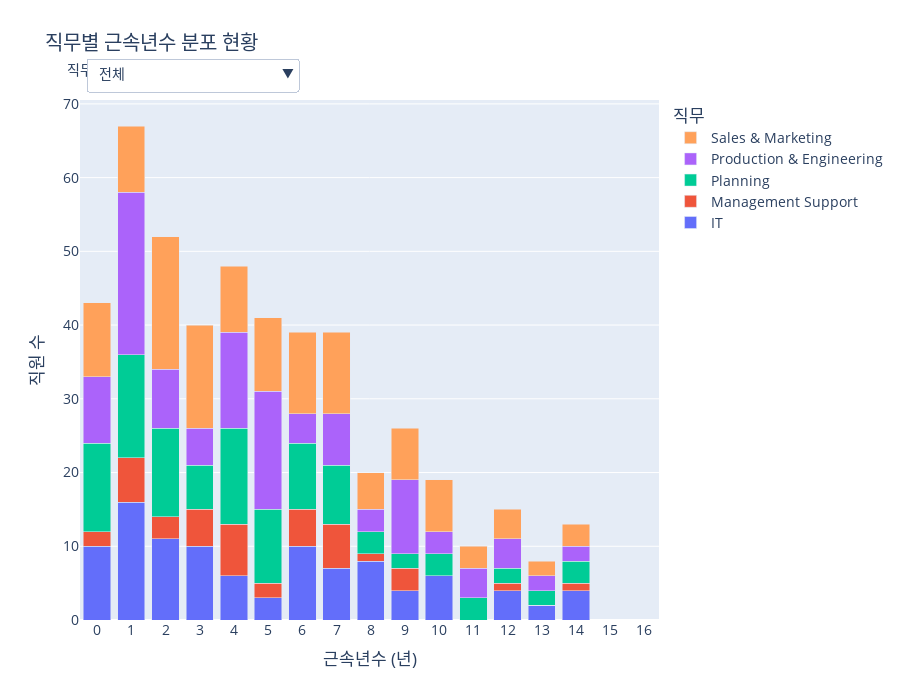

Notebook source saved alongside this figure:
### Code cell
import pandas as pd
import numpy as np
import plotly.graph_objects as go
import plotly.io as pio
import plotly.express as px

# --- 1. 데이터 임포트 ---
from services.tables.HR_Core.basic_info_table import emp_df
from services.tables.HR_Core.department_info_table import department_info_df
from services.tables.HR_Core.job_info_table import job_info_df
from services.tables.HR_Core.job_table import job_df, job_df_indexed, parent_map_job, job_l1_order, job_l2_order
from services.helpers.utils import get_level1_ancestor, get_level2_ancestor

def create_figure():
    """
    제안 4-2: 직무별 경험 자산 현황 그래프를 생성합니다.
    """
    # --- 2. 데이터 준비 및 가공 ---
    current_emps_df = emp_df[emp_df['CURRENT_EMP_YN'] == 'Y'].copy()
    current_emps_df['TENURE_YEARS'] = current_emps_df['DURATION'] / 365.25

    # 현재 직무 정보 추가
    current_job = job_info_df[job_info_df['JOB_APP_END_DATE'].isnull()][['EMP_ID', 'JOB_ID']]
    analysis_df = pd.merge(current_emps_df, current_job, on='EMP_ID', how='left')
    
    job_name_map = job_df.set_index('JOB_ID')['JOB_NAME'].to_dict()
    analysis_df['JOB_L1_NAME'] = analysis_df['JOB_ID'].apply(lambda x: job_name_map.get(get_level1_ancestor(x, job_df_indexed, parent_map_job)))
    analysis_df['JOB_L2_NAME'] = analysis_df['JOB_ID'].apply(lambda x: job_name_map.get(get_level2_ancestor(x, job_df_indexed, parent_map_job)))
    
    analysis_df = analysis_df.dropna(subset=['JOB_L1_NAME', 'JOB_L2_NAME', 'TENURE_YEARS'])

    # 근속년수 구간화 및 직무별 집계
    analysis_df['TENURE_BIN'] = pd.cut(analysis_df['TENURE_YEARS'], bins=range(0, int(analysis_df['TENURE_YEARS'].max()) + 2), right=False, labels=range(0, int(analysis_df['TENURE_YEARS'].max()) + 1))
    job_l1_summary = analysis_df.groupby(['JOB_L1_NAME', 'TENURE_BIN'], observed=False).size().reset_index(name='COUNT')
    job_l2_summary = analysis_df.groupby(['JOB_L1_NAME', 'JOB_L2_NAME', 'TENURE_BIN'], observed=False).size().reset_index(name='COUNT')

    x_max = analysis_df['TENURE_YEARS'].max()
    fixed_x_range = [-0.5, x_max + 1.5]

    # --- 3. Plotly 인터랙티브 그래프 생성 ---
    fig = go.Figure()
    colors = px.colors.qualitative.Plotly

    # 1. '전체' 뷰 트레이스 추가 (Job L1별 누적)
    for i, job_l1_name in enumerate(job_l1_order):
        df_filtered = job_l1_summary[job_l1_summary['JOB_L1_NAME'] == job_l1_name]
        fig.add_trace(go.Bar(x=df_filtered['TENURE_BIN'], y=df_filtered['COUNT'], name=job_l1_name, marker_color=colors[i]))

    # 2. '상세' 뷰 트레이스 추가 (Job L2별 누적)
    job_l2_traces_map = {}
    trace_idx_counter = len(fig.data)
    for job_l1_name in job_l1_order:
        job_l1_df = job_l2_summary[job_l2_summary['JOB_L1_NAME'] == job_l1_name]
        jobs_in_l1 = [j for j in job_l2_order if j in job_l1_df['JOB_L2_NAME'].unique()]
        job_l2_traces_map[job_l1_name] = []
        for j, job_l2_name in enumerate(jobs_in_l1):
            df_filtered = job_l1_df[job_l1_df['JOB_L2_NAME'] == job_l2_name]
            fig.add_trace(go.Bar(
                x=df_filtered['TENURE_BIN'], y=df_filtered['COUNT'], name=job_l2_name,
                visible=False, marker_color=colors[j % len(colors)],
                showlegend=False
            ))
            job_l2_traces_map[job_l1_name].append(trace_idx_counter)
            trace_idx_counter += 1

    # --- 4. 드롭다운 메뉴 생성 ---
    buttons = []
    buttons.append(dict(label='전체', method='update', 
                        args=[{'visible': [True]*len(job_l1_order) + [False]*(len(fig.data)-len(job_l1_order))},
                              {'title': '전체 직무별 근속년수 분포', 'barmode': 'stack', 'showlegend': True}]))

    for job_l1_name in job_l1_order:
        visibility_mask = [False] * len(fig.data)
        for trace_idx in job_l2_traces_map.get(job_l1_name, []):
            visibility_mask[trace_idx] = True
        buttons.append(dict(label=f'{job_l1_name}', method='update', 
                            args=[{'visible': visibility_mask},
                                  {'title': f'{job_l1_name} 내 직무별 근속년수 분포', 'barmode': 'stack', 'showlegend': False}]))

    # --- 5. 레이아웃 업데이트 및 그래프 표시 ---
    fig.update_layout(
        updatemenus=[dict(
            active=0, buttons=buttons, direction="down",
            pad={"r": 10, "t": 10}, showactive=True,
            x=0.01, xanchor="left", y=1.1, yanchor="top"
        )],
        title_text='직무별 근속년수 분포 현황',
        xaxis_title='근속년수 (년)',
        yaxis_title='직원 수',
        font_size=14, height=700,
        bargap=0.2,
        barmode='stack',
        legend_title_text='직무',
        annotations=[dict(text="직무 선택:", showarrow=False, x=0, y=1.08, yref="paper", align="left")],
        xaxis_range=fixed_x_range
    )
    fig.update_xaxes(dtick=1)
    
    return fig

# 이 파일을 직접 실행할 경우 그래프를 생성하여 보여줍니다.
pio.renderers.default = 'vscode'
fig = create_figure()
fig.show()

### Figure 1 — Plotly figure (JSON) as saved in the notebook; plotly's stock layout.template omitted (floating-point values rounded to 4 significant figures)
{"data": [{"marker": {"color": "#636EFA"}, "name": "IT", "type": "bar", "x": [0, 1, 2, 3, 4, 5, 6, 7, 8, 9, 10, 11, 12, 13, 14], "y": [10, 16, 11, 10, 6, 3, 10, 7, 8, 4, 6, 0, 4, 2, 4]}, {"marker": {"color": "#EF553B"}, "name": "Management Support", "type": "bar", "x": [0, 1, 2, 3, 4, 5, 6, 7, 8, 9, 10, 11, 12, 13, 14], "y": [2, 6, 3, 5, 7, 2, 5, 6, 1, 3, 0, 0, 1, 0, 1]}, {"marker": {"color": "#00CC96"}, "name": "Planning", "type": "bar", "x": [0, 1, 2, 3, 4, 5, 6, 7, 8, 9, 10, 11, 12, 13, 14], "y": [12, 14, 12, 6, 13, 10, 9, 8, 3, 2, 3, 3, 2, 2, 3]}, {"marker": {"color": "#AB63FA"}, "name": "Production & Engineering", "type": "bar", "x": [0, 1, 2, 3, 4, 5, 6, 7, 8, 9, 10, 11, 12, 13, 14], "y": [9, 22, 8, 5, 13, 16, 4, 7, 3, 10, 3, 4, 4, 2, 2]}, {"marker": {"color": "#FFA15A"}, "name": "Sales & Marketing", "type": "bar", "x": [0, 1, 2, 3, 4, 5, 6, 7, 8, 9, 10, 11, 12, 13, 14], "y": [10, 9, 18, 14, 9, 10, 11, 11, 5, 7, 7, 3, 4, 2, 3]}, {"marker": {"color": "#636EFA"}, "name": "SW Developer", "showlegend": false, "type": "bar", "visible": false, "x": [0, 1, 2, 3, 4, 5, 6, 7, 8, 9, 10, 11, 12, 13, 14], "y": [1, 1, 1, 3, 2, 0, 2, 0, 0, 0, 0, 0, 0, 0, 0]}, {"marker": {"color": "#EF553B"}, "name": "Infrastructure", "showlegend": false, "type": "bar", "visible": false, "x": [0, 1, 2, 3, 4, 5, 6, 7, 8, 9, 10, 11, 12, 13, 14], "y": [0, 3, 3, 1, 1, 0, 0, 0, 0, 0, 1, 0, 1, 0, 0]}, {"marker": {"color": "#00CC96"}, "name": "Data Scientist", "showlegend": false, "type": "bar", "visible": false, "x": [0, 1, 2, 3, 4, 5, 6, 7, 8, 9, 10, 11, 12, 13, 14], "y": [9, 12, 7, 6, 3, 3, 8, 7, 8, 4, 5, 0, 3, 2, 4]}, {"marker": {"color": "#AB63FA"}, "name": "HR", "showlegend": false, "type": "bar", "visible": false, "x": [0, 1, 2, 3, 4, 5, 6, 7, 8, 9, 10, 11, 12, 13, 14], "y": [0, 0, 0, 0, 0, 0, 0, 0, 0, 0, 0, 0, 0, 0, 0]}, {"marker": {"color": "#FFA15A"}, "name": "Finance", "showlegend": false, "type": "bar", "visible": false, "x": [0, 1, 2, 3, 4, 5, 6, 7, 8, 9, 10, 11, 12, 13, 14], "y": [0, 0, 0, 0, 0, 0, 0, 0, 0, 0, 0, 0, 0, 0, 0]}, {"marker": {"color": "#19D3F3"}, "name": "Business Planning", "showlegend": false, "type": "bar", "visible": false, "x": [0, 1, 2, 3, 4, 5, 6, 7, 8, 9, 10, 11, 12, 13, 14], "y": [0, 0, 0, 0, 0, 0, 0, 0, 0, 0, 0, 0, 0, 0, 0]}, {"marker": {"color": "#FF6692"}, "name": "Production Management", "showlegend": false, "type": "bar", "visible": false, "x": [0, 1, 2, 3, 4, 5, 6, 7, 8, 9, 10, 11, 12, 13, 14], "y": [0, 0, 0, 0, 0, 0, 0, 0, 0, 0, 0, 0, 0, 0, 0]}, {"marker": {"color": "#B6E880"}, "name": "Engineering", "showlegend": false, "type": "bar", "visible": false, "x": [0, 1, 2, 3, 4, 5, 6, 7, 8, 9, 10, 11, 12, 13, 14], "y": [0, 0, 0, 0, 0, 0, 0, 0, 0, 0, 0, 0, 0, 0, 0]}, {"marker": {"color": "#FF97FF"}, "name": "Marketing", "showlegend": false, "type": "bar", "visible": false, "x": [0, 1, 2, 3, 4, 5, 6, 7, 8, 9, 10, 11, 12, 13, 14], "y": [0, 0, 0, 0, 0, 0, 0, 0, 0, 0, 0, 0, 0, 0, 0]}, {"marker": {"color": "#FECB52"}, "name": "Sales", "showlegend": false, "type": "bar", "visible": false, "x": [0, 1, 2, 3, 4, 5, 6, 7, 8, 9, 10, 11, 12, 13, 14], "y": [0, 0, 0, 0, 0, 0, 0, 0, 0, 0, 0, 0, 0, 0, 0]}, {"marker": {"color": "#636EFA"}, "name": "SW Developer", "showlegend": false, "type": "bar", "visible": false, "x": [0, 1, 2, 3, 4, 5, 6, 7, 8, 9, 10, 11, 12, 13, 14], "y": [0, 0, 0, 0, 0, 0, 0, 0, 0, 0, 0, 0, 0, 0, 0]}, {"marker": {"color": "#EF553B"}, "name": "Infrastructure", "showlegend": false, "type": "bar", "visible": false, "x": [0, 1, 2, 3, 4, 5, 6, 7, 8, 9, 10, 11, 12, 13, 14], "y": [0, 0, 0, 0, 0, 0, 0, 0, 0, 0, 0, 0, 0, 0, 0]}, {"marker": {"color": "#00CC96"}, "name": "Data Scientist", "showlegend": false, "type": "bar", "visible": false, "x": [0, 1, 2, 3, 4, 5, 6, 7, 8, 9, 10, 11, 12, 13, 14], "y": [0, 0, 0, 0, 0, 0, 0, 0, 0, 0, 0, 0, 0, 0, 0]}, {"marker": {"color": "#AB63FA"}, "name": "HR", "showlegend": false, "type": "bar", "visible": false, "x": [0, 1, 2, 3, 4, 5, 6, 7, 8, 9, 10, 11, 12, 13, 14], "y": [2, 2, 0, 3, 3, 0, 2, 2, 0, 2, 0, 0, 0, 0, 0]}, {"marker": {"color": "#FFA15A"}, "name": "Finance", "showlegend": false, "type": "bar", "visible": false, "x": [0, 1, 2, 3, 4, 5, 6, 7, 8, 9, 10, 11, 12, 13, 14], "y": [0, 4, 3, 2, 4, 2, 3, 4, 1, 1, 0, 0, 1, 0, 1]}, {"marker": {"color": "#19D3F3"}, "name": "Business Planning", "showlegend": false, "type": "bar", "visible": false, "x": [0, 1, 2, 3, 4, 5, 6, 7, 8, 9, 10, 11, 12, 13, 14], "y": [0, 0, 0, 0, 0, 0, 0, 0, 0, 0, 0, 0, 0, 0, 0]}, {"marker": {"color": "#FF6692"}, "name": "Production Management", "showlegend": false, "type": "bar", "visible": false, "x": [0, 1, 2, 3, 4, 5, 6, 7, 8, 9, 10, 11, 12, 13, 14], "y": [0, 0, 0, 0, 0, 0, 0, 0, 0, 0, 0, 0, 0, 0, 0]}, {"marker": {"color": "#B6E880"}, "name": "Engineering", "showlegend": false, "type": "bar", "visible": false, "x": [0, 1, 2, 3, 4, 5, 6, 7, 8, 9, 10, 11, 12, 13, 14], "y": [0, 0, 0, 0, 0, 0, 0, 0, 0, 0, 0, 0, 0, 0, 0]}, {"marker": {"color": "#FF97FF"}, "name": "Marketing", "showlegend": false, "type": "bar", "visible": false, "x": [0, 1, 2, 3, 4, 5, 6, 7, 8, 9, 10, 11, 12, 13, 14], "y": [0, 0, 0, 0, 0, 0, 0, 0, 0, 0, 0, 0, 0, 0, 0]}, {"marker": {"color": "#FECB52"}, "name": "Sales", "showlegend": false, "type": "bar", "visible": false, "x": [0, 1, 2, 3, 4, 5, 6, 7, 8, 9, 10, 11, 12, 13, 14], "y": [0, 0, 0, 0, 0, 0, 0, 0, 0, 0, 0, 0, 0, 0, 0]}, {"marker": {"color": "#636EFA"}, "name": "SW Developer", "showlegend": false, "type": "bar", "visible": false, "x": [0, 1, 2, 3, 4, 5, 6, 7, 8, 9, 10, 11, 12, 13, 14], "y": [0, 0, 0, 0, 0, 0, 0, 0, 0, 0, 0, 0, 0, 0, 0]}, {"marker": {"color": "#EF553B"}, "name": "Infrastructure", "showlegend": false, "type": "bar", "visible": false, "x": [0, 1, 2, 3, 4, 5, 6, 7, 8, 9, 10, 11, 12, 13, 14], "y": [0, 0, 0, 0, 0, 0, 0, 0, 0, 0, 0, 0, 0, 0, 0]}, {"marker": {"color": "#00CC96"}, "name": "Data Scientist", "showlegend": false, "type": "bar", "visible": false, "x": [0, 1, 2, 3, 4, 5, 6, 7, 8, 9, 10, 11, 12, 13, 14], "y": [0, 0, 0, 0, 0, 0, 0, 0, 0, 0, 0, 0, 0, 0, 0]}, {"marker": {"color": "#AB63FA"}, "name": "HR", "showlegend": false, "type": "bar", "visible": false, "x": [0, 1, 2, 3, 4, 5, 6, 7, 8, 9, 10, 11, 12, 13, 14], "y": [0, 0, 0, 0, 0, 0, 0, 0, 0, 0, 0, 0, 0, 0, 0]}, {"marker": {"color": "#FFA15A"}, "name": "Finance", "showlegend": false, "type": "bar", "visible": false, "x": [0, 1, 2, 3, 4, 5, 6, 7, 8, 9, 10, 11, 12, 13, 14], "y": [0, 0, 0, 0, 0, 0, 0, 0, 0, 0, 0, 0, 0, 0, 0]}, {"marker": {"color": "#19D3F3"}, "name": "Business Planning", "showlegend": false, "type": "bar", "visible": false, "x": [0, 1, 2, 3, 4, 5, 6, 7, 8, 9, 10, 11, 12, 13, 14], "y": [12, 14, 12, 6, 13, 10, 9, 8, 3, 2, 3, 3, 2, 2, 3]}, {"marker": {"color": "#FF6692"}, "name": "Production Management", "showlegend": false, "type": "bar", "visible": false, "x": [0, 1, 2, 3, 4, 5, 6, 7, 8, 9, 10, 11, 12, 13, 14], "y": [0, 0, 0, 0, 0, 0, 0, 0, 0, 0, 0, 0, 0, 0, 0]}, {"marker": {"color": "#B6E880"}, "name": "Engineering", "showlegend": false, "type": "bar", "visible": false, "x": [0, 1, 2, 3, 4, 5, 6, 7, 8, 9, 10, 11, 12, 13, 14], "y": [0, 0, 0, 0, 0, 0, 0, 0, 0, 0, 0, 0, 0, 0, 0]}, {"marker": {"color": "#FF97FF"}, "name": "Marketing", "showlegend": false, "type": "bar", "visible": false, "x": [0, 1, 2, 3, 4, 5, 6, 7, 8, 9, 10, 11, 12, 13, 14], "y": [0, 0, 0, 0, 0, 0, 0, 0, 0, 0, 0, 0, 0, 0, 0]}, {"marker": {"color": "#FECB52"}, "name": "Sales", "showlegend": false, "type": "bar", "visible": false, "x": [0, 1, 2, 3, 4, 5, 6, 7, 8, 9, 10, 11, 12, 13, 14], "y": [0, 0, 0, 0, 0, 0, 0, 0, 0, 0, 0, 0, 0, 0, 0]}, {"marker": {"color": "#636EFA"}, "name": "SW Developer", "showlegend": false, "type": "bar", "visible": false, "x": [0, 1, 2, 3, 4, 5, 6, 7, 8, 9, 10, 11, 12, 13, 14], "y": [0, 0, 0, 0, 0, 0, 0, 0, 0, 0, 0, 0, 0, 0, 0]}, {"marker": {"color": "#EF553B"}, "name": "Infrastructure", "showlegend": false, "type": "bar", "visible": false, "x": [0, 1, 2, 3, 4, 5, 6, 7, 8, 9, 10, 11, 12, 13, 14], "y": [0, 0, 0, 0, 0, 0, 0, 0, 0, 0, 0, 0, 0, 0, 0]}, {"marker": {"color": "#00CC96"}, "name": "Data Scientist", "showlegend": false, "type": "bar", "visible": false, "x": [0, 1, 2, 3, 4, 5, 6, 7, 8, 9, 10, 11, 12, 13, 14], "y": [0, 0, 0, 0, 0, 0, 0, 0, 0, 0, 0, 0, 0, 0, 0]}, {"marker": {"color": "#AB63FA"}, "name": "HR", "showlegend": false, "type": "bar", "visible": false, "x": [0, 1, 2, 3, 4, 5, 6, 7, 8, 9, 10, 11, 12, 13, 14], "y": [0, 0, 0, 0, 0, 0, 0, 0, 0, 0, 0, 0, 0, 0, 0]}, {"marker": {"color": "#FFA15A"}, "name": "Finance", "showlegend": false, "type": "bar", "visible": false, "x": [0, 1, 2, 3, 4, 5, 6, 7, 8, 9, 10, 11, 12, 13, 14], "y": [0, 0, 0, 0, 0, 0, 0, 0, 0, 0, 0, 0, 0, 0, 0]}, {"marker": {"color": "#19D3F3"}, "name": "Business Planning", "showlegend": false, "type": "bar", "visible": false, "x": [0, 1, 2, 3, 4, 5, 6, 7, 8, 9, 10, 11, 12, 13, 14], "y": [0, 0, 0, 0, 0, 0, 0, 0, 0, 0, 0, 0, 0, 0, 0]}, {"marker": {"color": "#FF6692"}, "name": "Production Management", "showlegend": false, "type": "bar", "visible": false, "x": [0, 1, 2, 3, 4, 5, 6, 7, 8, 9, 10, 11, 12, 13, 14], "y": [2, 11, 5, 1, 5, 4, 1, 2, 3, 3, 1, 1, 3, 0, 0]}, {"marker": {"color": "#B6E880"}, "name": "Engineering", "showlegend": false, "type": "bar", "visible": false, "x": [0, 1, 2, 3, 4, 5, 6, 7, 8, 9, 10, 11, 12, 13, 14], "y": [7, 11, 3, 4, 8, 12, 3, 5, 0, 7, 2, 3, 1, 2, 2]}, {"marker": {"color": "#FF97FF"}, "name": "Marketing", "showlegend": false, "type": "bar", "visible": false, "x": [0, 1, 2, 3, 4, 5, 6, 7, 8, 9, 10, 11, 12, 13, 14], "y": [0, 0, 0, 0, 0, 0, 0, 0, 0, 0, 0, 0, 0, 0, 0]}, {"marker": {"color": "#FECB52"}, "name": "Sales", "showlegend": false, "type": "bar", "visible": false, "x": [0, 1, 2, 3, 4, 5, 6, 7, 8, 9, 10, 11, 12, 13, 14], "y": [0, 0, 0, 0, 0, 0, 0, 0, 0, 0, 0, 0, 0, 0, 0]}, {"marker": {"color": "#636EFA"}, "name": "SW Developer", "showlegend": false, "type": "bar", "visible": false, "x": [0, 1, 2, 3, 4, 5, 6, 7, 8, 9, 10, 11, 12, 13, 14], "y": [0, 0, 0, 0, 0, 0, 0, 0, 0, 0, 0, 0, 0, 0, 0]}, {"marker": {"color": "#EF553B"}, "name": "Infrastructure", "showlegend": false, "type": "bar", "visible": false, "x": [0, 1, 2, 3, 4, 5, 6, 7, 8, 9, 10, 11, 12, 13, 14], "y": [0, 0, 0, 0, 0, 0, 0, 0, 0, 0, 0, 0, 0, 0, 0]}, {"marker": {"color": "#00CC96"}, "name": "Data Scientist", "showlegend": false, "type": "bar", "visible": false, "x": [0, 1, 2, 3, 4, 5, 6, 7, 8, 9, 10, 11, 12, 13, 14], "y": [0, 0, 0, 0, 0, 0, 0, 0, 0, 0, 0, 0, 0, 0, 0]}, {"marker": {"color": "#AB63FA"}, "name": "HR", "showlegend": false, "type": "bar", "visible": false, "x": [0, 1, 2, 3, 4, 5, 6, 7, 8, 9, 10, 11, 12, 13, 14], "y": [0, 0, 0, 0, 0, 0, 0, 0, 0, 0, 0, 0, 0, 0, 0]}, {"marker": {"color": "#FFA15A"}, "name": "Finance", "showlegend": false, "type": "bar", "visible": false, "x": [0, 1, 2, 3, 4, 5, 6, 7, 8, 9, 10, 11, 12, 13, 14], "y": [0, 0, 0, 0, 0, 0, 0, 0, 0, 0, 0, 0, 0, 0, 0]}, {"marker": {"color": "#19D3F3"}, "name": "Business Planning", "showlegend": false, "type": "bar", "visible": false, "x": [0, 1, 2, 3, 4, 5, 6, 7, 8, 9, 10, 11, 12, 13, 14], "y": [0, 0, 0, 0, 0, 0, 0, 0, 0, 0, 0, 0, 0, 0, 0]}, {"marker": {"color": "#FF6692"}, "name": "Production Management", "showlegend": false, "type": "bar", "visible": false, "x": [0, 1, 2, 3, 4, 5, 6, 7, 8, 9, 10, 11, 12, 13, 14], "y": [0, 0, 0, 0, 0, 0, 0, 0, 0, 0, 0, 0, 0, 0, 0]}, {"marker": {"color": "#B6E880"}, "name": "Engineering", "showlegend": false, "type": "bar", "visible": false, "x": [0, 1, 2, 3, 4, 5, 6, 7, 8, 9, 10, 11, 12, 13, 14], "y": [0, 0, 0, 0, 0, 0, 0, 0, 0, 0, 0, 0, 0, 0, 0]}, {"marker": {"color": "#FF97FF"}, "name": "Marketing", "showlegend": false, "type": "bar", "visible": false, "x": [0, 1, 2, 3, 4, 5, 6, 7, 8, 9, 10, 11, 12, 13, 14], "y": [3, 1, 4, 1, 1, 5, 3, 4, 0, 0, 3, 0, 0, 1, 1]}, {"marker": {"color": "#FECB52"}, "name": "Sales", "showlegend": false, "type": "bar", "visible": false, "x": [0, 1, 2, 3, 4, 5, 6, 7, 8, 9, 10, 11, 12, 13, 14], "y": [7, 8, 14, 13, 8, 5, 8, 7, 5, 7, 4, 3, 4, 1, 2]}], "layout": {"annotations": [{"align": "left", "showarrow": false, "text": "직무 선택:", "x": 0, "y": 1.08, "yref": "paper"}], "bargap": 0.2, "barmode": "stack", "font": {"size": 14}, "height": 700, "legend": {"title": {"text": "직무"}}, "title": {"text": "직무별 근속년수 분포 현황"}, "updatemenus": [{"active": 0, "buttons": [{"args": [{"visible": [true, true, true, true, true, false, false, false, false, false, false, false, false, false, false, false, false, false, false, false, false, false, false, false, false, false, false, false, false, false, false, false, false, false, false, false, false, false, false, false, false, false, false, false, false, false, false, false, false, false, false, false, false, false, false]}, {"barmode": "stack", "showlegend": true, "title": "전체 직무별 근속년수 분포"}], "label": "전체", "method": "update"}, {"args": [{"visible": [false, false, false, false, false, true, true, true, true, true, true, true, true, true, true, false, false, false, false, false, false, false, false, false, false, false, false, false, false, false, false, false, false, false, false, false, false, false, false, false, false, false, false, false, false, false, false, false, false, false, false, false, false, false, false]}, {"barmode": "stack", "showlegend": false, "title": "IT 내 직무별 근속년수 분포"}], "label": "IT", "method": "update"}, {"args": [{"visible": [false, false, false, false, false, false, false, false, false, false, false, false, false, false, false, true, true, true, true, true, true, true, true, true, true, false, false, false, false, false, false, false, false, false, false, false, false, false, false, false, false, false, false, false, false, false, false, false, false, false, false, false, false, false, false]}, {"barmode": "stack", "showlegend": false, "title": "Management Support 내 직무별 근속년수 분포"}], "label": "Management Support", "method": "update"}, {"args": [{"visible": [false, false, false, false, false, false, false, false, false, false, false, false, false, false, false, false, false, false, false, false, false, false, false, false, false, true, true, true, true, true, true, true, true, true, true, false, false, false, false, false, false, false, false, false, false, false, false, false, false, false, false, false, false, false, false]}, {"barmode": "stack", "showlegend": false, "title": "Planning 내 직무별 근속년수 분포"}], "label": "Planning", "method": "update"}, {"args": [{"visible": [false, false, false, false, false, false, false, false, false, false, false, false, false, false, false, false, false, false, false, false, false, false, false, false, false, false, false, false, false, false, false, false, false, false, false, true, true, true, true, true, true, true, true, true, true, false, false, false, false, false, false, false, false, false, false]}, {"barmode": "stack", "showlegend": false, "title": "Production & Engineering 내 직무별 근속년수 분포"}], "label": "Production & Engineering", "method": "update"}, {"args": [{"visible": [false, false, false, false, false, false, false, false, false, false, false, false, false, false, false, false, false, false, false, false, false, false, false, false, false, false, false, false, false, false, false, false, false, false, false, false, false, false, false, false, false, false, false, false, false, true, true, true, true, true, true, true, true, true, true]}, {"barmode": "stack", "showlegend": false, "title": "Sales & Marketing 내 직무별 근속년수 분포"}], "label": "Sales & Marketing", "method": "update"}], "direction": "down", "pad": {"r": 10, "t": 10}, "showactive": true, "x": 0.01, "xanchor": "left", "y": 1.1, "yanchor": "top"}], "xaxis": {"dtick": 1, "range": [-0.5, 16.43], "title": {"text": "근속년수 (년)"}}, "yaxis": {"title": {"text": "직원 수"}}}}
